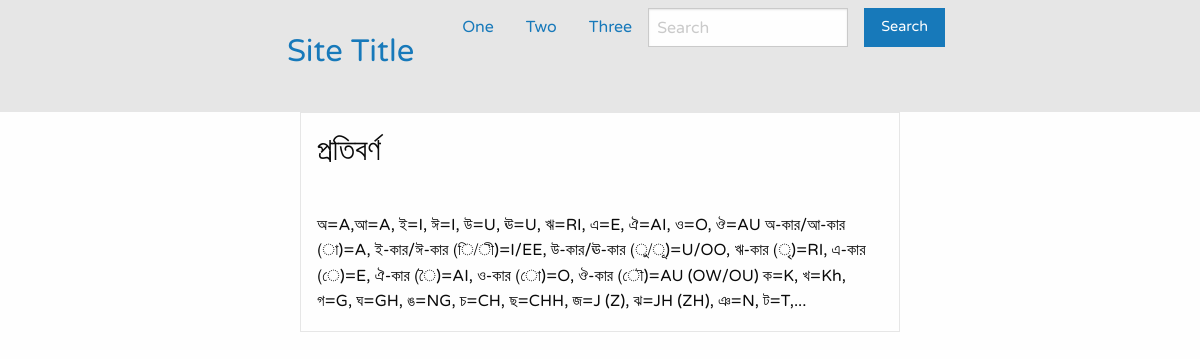
Screenshot of /study/reading/1/ with the database file from the repository.
### study/models.py (models this page shows)
class Reading(models.Model):
    reading_name = models.CharField(max_length=300, unique=True)
    description = models.TextField(null=True, blank=True)
    reading_for = models.ForeignKey(Lesson,
                                   related_name='belongs_to_lesson',
                                   on_delete=models.SET(get_sentinel_user))
    reading_for_subject = models.ForeignKey(Syllabus,
                                   related_name='belongs_to_reading',
                                   on_delete=models.SET(get_sentinel_user))
    created_by = models.ForeignKey(settings.AUTH_USER_MODEL, on_delete=models.SET(get_sentinel_user))
    updated_by = models.ForeignKey(settings.AUTH_USER_MODEL,
                                   related_name='updated_reading_user',
                                   on_delete=models.SET(get_sentinel_user),
                                   null=True, blank=True)
    def __str__(self):
        return self.reading_name

### study/views.py (the view)
# urls.py: path('reading/<int:pk>/', ReadingDetailView.as_view(), name='reading-detail'),
class ReadingDetailView(DetailView):
    model = Reading
    def get_context_data(self, *args, **kwargs):
        context = super(ReadingDetailView, self).get_context_data(*args, **kwargs)
        print(context)
        return context

### templates/study/reading_detail.html
{% extends "base.html" %}
{% block content %}
<div class="grid-x">
    <div class="cell medium-6 medium-offset-3">
        <div class="card">
            <h3 class="card-section">{{ reading.reading_name }}</h3>
            <div class="card-section">
                <p>{{ reading.description }}</p>
            </div>
        </div>
    </div>
</div>
{% endblock %}

### static/css/project-style.css (style rules this page uses)
html, body, h1, h2, h3, h4, h5 { font-family: varela; }

### rows the page displays
Reading: reading_name "প্রতিবর্ণ", description "অ=A,আ=A, ই=I, ঈ=I, উ=U, ঊ=U, ঋ=RI, এ=E, ঐ=AI, ও=O, ঔ=AU অ-কার/আ-কার (া)=A, ই-কার/ঈ-কার (ি/ী)=I/EE, উ-কার/ঊ-কার (ু/ূ)=U/OO, ঋ-কার (ৃ)=RI, এ-কার (ে)=E, ঐ-কার (ৈ)=AI, ও-কার (ো)=O, ঔ-কার (ৌ)=AU (OW/OU) ক=K, খ=Kh, গ=G, ঘ=GH, ঙ=NG, চ=CH, ছ=CHH, জ=J (Z), ঝ=JH (ZH), ঞ=N, ট=T,..."
